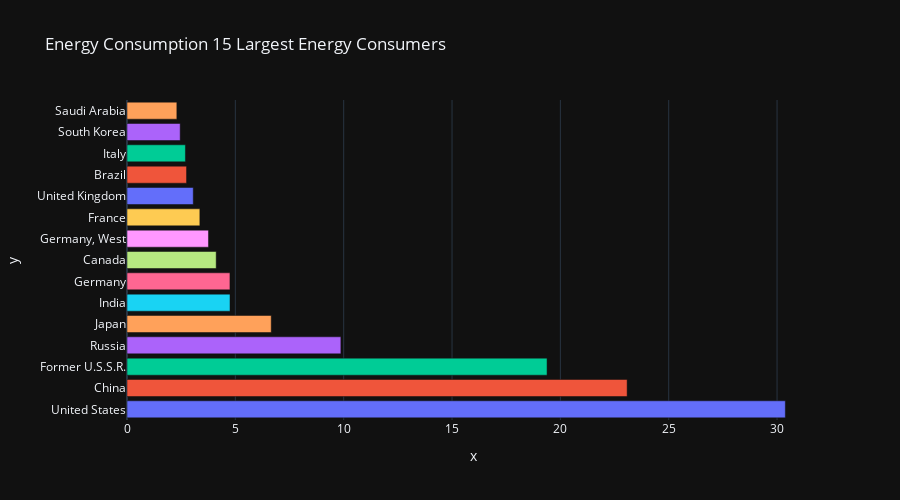

Notebook cell for this chart:
### Code cell
fig = plt.figure(figsize=(35,10))
fig.subplots_adjust(hspace=0.5, wspace=0.3)
cons_pais = px.bar(x=econ_15lar.values,y=econ_15lar.index,height=500,
        color=econ_15lar.index,template="plotly_dark",
        title="Energy Consumption 15 Largest Energy Consumers")
cons_pais.update_layout(showlegend=False)

### Figure 1 — Plotly figure (JSON) as saved in the notebook; plotly's stock layout.template omitted (floating-point values rounded to 4 significant figures)
{"data": [{"alignmentgroup": "True", "hovertemplate": "color=United States<br>x=%{x}<br>y=%{y}<extra></extra>", "legendgroup": "United States", "marker": {"color": "#636efa", "pattern": {"shape": ""}}, "name": "United States", "offsetgroup": "United States", "orientation": "h", "showlegend": true, "textposition": "auto", "type": "bar", "x": [30.38], "xaxis": "x", "y": ["United States"], "yaxis": "y"}, {"alignmentgroup": "True", "hovertemplate": "color=China<br>x=%{x}<br>y=%{y}<extra></extra>", "legendgroup": "China", "marker": {"color": "#EF553B", "pattern": {"shape": ""}}, "name": "China", "offsetgroup": "China", "orientation": "h", "showlegend": true, "textposition": "auto", "type": "bar", "x": [23.08], "xaxis": "x", "y": ["China"], "yaxis": "y"}, {"alignmentgroup": "True", "hovertemplate": "color=Former U.S.S.R.<br>x=%{x}<br>y=%{y}<extra></extra>", "legendgroup": "Former U.S.S.R.", "marker": {"color": "#00cc96", "pattern": {"shape": ""}}, "name": "Former U.S.S.R.", "offsetgroup": "Former U.S.S.R.", "orientation": "h", "showlegend": true, "textposition": "auto", "type": "bar", "x": [19.39], "xaxis": "x", "y": ["Former U.S.S.R."], "yaxis": "y"}, {"alignmentgroup": "True", "hovertemplate": "color=Russia<br>x=%{x}<br>y=%{y}<extra></extra>", "legendgroup": "Russia", "marker": {"color": "#ab63fa", "pattern": {"shape": ""}}, "name": "Russia", "offsetgroup": "Russia", "orientation": "h", "showlegend": true, "textposition": "auto", "type": "bar", "x": [9.87], "xaxis": "x", "y": ["Russia"], "yaxis": "y"}, {"alignmentgroup": "True", "hovertemplate": "color=Japan<br>x=%{x}<br>y=%{y}<extra></extra>", "legendgroup": "Japan", "marker": {"color": "#FFA15A", "pattern": {"shape": ""}}, "name": "Japan", "offsetgroup": "Japan", "orientation": "h", "showlegend": true, "textposition": "auto", "type": "bar", "x": [6.657], "xaxis": "x", "y": ["Japan"], "yaxis": "y"}, {"alignmentgroup": "True", "hovertemplate": "color=India<br>x=%{x}<br>y=%{y}<extra></extra>", "legendgroup": "India", "marker": {"color": "#19d3f3", "pattern": {"shape": ""}}, "name": "India", "offsetgroup": "India", "orientation": "h", "showlegend": true, "textposition": "auto", "type": "bar", "x": [4.754], "xaxis": "x", "y": ["India"], "yaxis": "y"}, {"alignmentgroup": "True", "hovertemplate": "color=Germany<br>x=%{x}<br>y=%{y}<extra></extra>", "legendgroup": "Germany", "marker": {"color": "#FF6692", "pattern": {"shape": ""}}, "name": "Germany", "offsetgroup": "Germany", "orientation": "h", "showlegend": true, "textposition": "auto", "type": "bar", "x": [4.751], "xaxis": "x", "y": ["Germany"], "yaxis": "y"}, {"alignmentgroup": "True", "hovertemplate": "color=Canada<br>x=%{x}<br>y=%{y}<extra></extra>", "legendgroup": "Canada", "marker": {"color": "#B6E880", "pattern": {"shape": ""}}, "name": "Canada", "offsetgroup": "Canada", "orientation": "h", "showlegend": true, "textposition": "auto", "type": "bar", "x": [4.116], "xaxis": "x", "y": ["Canada"], "yaxis": "y"}, {"alignmentgroup": "True", "hovertemplate": "color=Germany, West<br>x=%{x}<br>y=%{y}<extra></extra>", "legendgroup": "Germany, West", "marker": {"color": "#FF97FF", "pattern": {"shape": ""}}, "name": "Germany, West", "offsetgroup": "Germany, West", "orientation": "h", "showlegend": true, "textposition": "auto", "type": "bar", "x": [3.76], "xaxis": "x", "y": ["Germany, West"], "yaxis": "y"}, {"alignmentgroup": "True", "hovertemplate": "color=France<br>x=%{x}<br>y=%{y}<extra></extra>", "legendgroup": "France", "marker": {"color": "#FECB52", "pattern": {"shape": ""}}, "name": "France", "offsetgroup": "France", "orientation": "h", "showlegend": true, "textposition": "auto", "type": "bar", "x": [3.362], "xaxis": "x", "y": ["France"], "yaxis": "y"}, {"alignmentgroup": "True", "hovertemplate": "color=United Kingdom<br>x=%{x}<br>y=%{y}<extra></extra>", "legendgroup": "United Kingdom", "marker": {"color": "#636efa", "pattern": {"shape": ""}}, "name": "United Kingdom", "offsetgroup": "United Kingdom", "orientation": "h", "showlegend": true, "textposition": "auto", "type": "bar", "x": [3.058], "xaxis": "x", "y": ["United Kingdom"], "yaxis": "y"}, {"alignmentgroup": "True", "hovertemplate": "color=Brazil<br>x=%{x}<br>y=%{y}<extra></extra>", "legendgroup": "Brazil", "marker": {"color": "#EF553B", "pattern": {"shape": ""}}, "name": "Brazil", "offsetgroup": "Brazil", "orientation": "h", "showlegend": true, "textposition": "auto", "type": "bar", "x": [2.748], "xaxis": "x", "y": ["Brazil"], "yaxis": "y"}, {"alignmentgroup": "True", "hovertemplate": "color=Italy<br>x=%{x}<br>y=%{y}<extra></extra>", "legendgroup": "Italy", "marker": {"color": "#00cc96", "pattern": {"shape": ""}}, "name": "Italy", "offsetgroup": "Italy", "orientation": "h", "showlegend": true, "textposition": "auto", "type": "bar", "x": [2.697], "xaxis": "x", "y": ["Italy"], "yaxis": "y"}, {"alignmentgroup": "True", "hovertemplate": "color=South Korea<br>x=%{x}<br>y=%{y}<extra></extra>", "legendgroup": "South Korea", "marker": {"color": "#ab63fa", "pattern": {"shape": ""}}, "name": "South Korea", "offsetgroup": "South Korea", "orientation": "h", "showlegend": true, "textposition": "auto", "type": "bar", "x": [2.454], "xaxis": "x", "y": ["South Korea"], "yaxis": "y"}, {"alignmentgroup": "True", "hovertemplate": "color=Saudi Arabia<br>x=%{x}<br>y=%{y}<extra></extra>", "legendgroup": "Saudi Arabia", "marker": {"color": "#FFA15A", "pattern": {"shape": ""}}, "name": "Saudi Arabia", "offsetgroup": "Saudi Arabia", "orientation": "h", "showlegend": true, "textposition": "auto", "type": "bar", "x": [2.3], "xaxis": "x", "y": ["Saudi Arabia"], "yaxis": "y"}], "layout": {"barmode": "relative", "height": 500, "legend": {"title": {"text": "color"}, "tracegroupgap": 0}, "showlegend": false, "title": {"text": "Energy Consumption 15 Largest Energy Consumers"}, "xaxis": {"anchor": "y", "domain": [0, 1], "title": {"text": "x"}}, "yaxis": {"anchor": "x", "domain": [0, 1], "title": {"text": "y"}}}}
